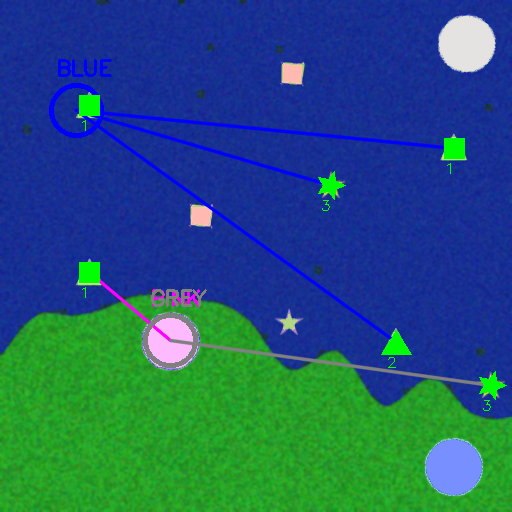
#> input picture images/10_output.png, 512 x 512 px
$ python -i 'Python script structure.py'   (imports and definitions only)
#> lines starting #> are read from the running program, lines starting #| are printed output that depends on the picture; after the words box and inside, x2 and y2 are one past the last pixel; in counts of white or black regions, pixels touching at a corner belong together
#> in process_single_image, image is the input picture: shape (512, 512, 3); mean B, G, R 116.9, 86.6, 33.8
import cv2
import numpy as np
import os
import json
import math
from datetime import datetime
from collections import defaultdict

# ==================== CONSTANTS ====================
# Priority mappings
SHAPE_PRIORITY = {
    'star': 3,      # Children (highest) - ⭐
    'triangle': 2,  # Elderly - 🔺
    'square': 1     # Adults (lowest) - ⬛
}

EMERGENCY_PRIORITY = {
    'red': 3,       # Severe (highest) - 🔴
    'yellow': 2,    # Mild - 🟡
    'green': 1      # Safe (lowest) - 🟢
}

CAMP_CAPACITY = {
    'pink': 3,
    'blue': 4,
    'grey': 2
}

# BGR colors for display
CAMP_COLORS_BGR = {
    'pink': (180, 105, 255),    # Pink in BGR
    'blue': (255, 0, 0),        # Blue in BGR
    'grey': (128, 128, 128)     # Grey in BGR
}

EMERGENCY_COLORS_BGR = {
    'red': (0, 0, 255),
    'yellow': (0, 255, 255),
    'green': (0, 255, 0)
}

# ==================== IMAGE SEGMENTATION ====================
def segment_ocean_land(image):
    """Segment ocean (blue) and land (brown/green) regions."""
    print("  Segmenting ocean and land...")

    # Convert to HSV for better color detection
    hsv = cv2.cvtColor(image, cv2.COLOR_BGR2HSV)
#> hsv: shape (512, 512, 3); mean H, S, V 95.5, 204.2, 155.8

    # HSV ranges for ocean (blue)
    ocean_lower = np.array([90, 60, 60])
    ocean_upper = np.array([130, 255, 255])

    # HSV ranges for land (brown/green)
    land_lower = np.array([15, 40, 40])
    land_upper = np.array([35, 255, 255])

    # Create masks
    ocean_mask = cv2.inRange(hsv, ocean_lower, ocean_upper)
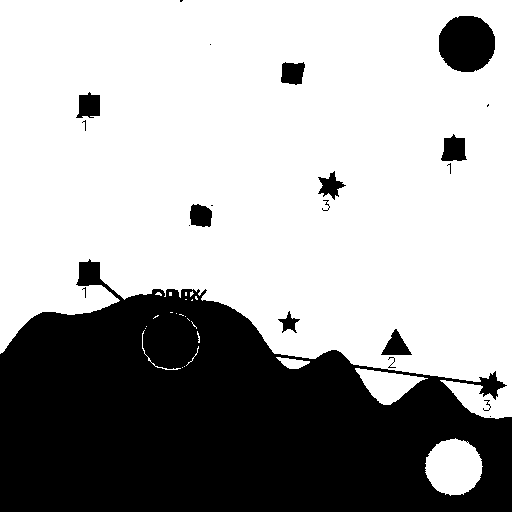
#> ocean_mask: shape (512, 512); 65.8% white; 21 black regions (9 under 20 px), largest, box (x1, y1, x2, y2) and area: (0, 259, 512, 512) 84248, (439, 16, 495, 72) 2532, (441, 134, 467, 161) 509
    land_mask = cv2.inRange(hsv, land_lower, land_upper)
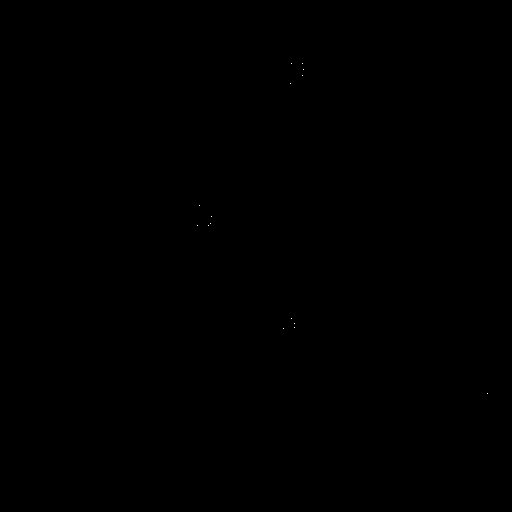
#> land_mask: shape (512, 512); 0.01% white in thin lines or dots, all inside (x1, y1, x2, y2) = (197, 63, 488, 394)

    # Clean up masks with morphology
    kernel = np.ones((3, 3), np.uint8)
    ocean_mask = cv2.morphologyEx(ocean_mask, cv2.MORPH_CLOSE, kernel)
#> ocean_mask: shape (512, 512); 65.9% white; 23 black regions (11 under 20 px), largest, box (x1, y1, x2, y2) and area: (0, 261, 512, 512) 83463, (439, 16, 495, 72) 2527, (442, 136, 466, 161) 503
    land_mask = cv2.morphologyEx(land_mask, cv2.MORPH_CLOSE, kernel)

    # Create segmented overlay
    segmented = image.copy()

    # Color ocean with semi-transparent blue
    ocean_overlay = np.zeros_like(image)
    ocean_overlay[ocean_mask > 0] = (255, 0, 0)  # Blue in BGR
    cv2.addWeighted(segmented, 0.7, ocean_overlay, 0.3, 0, segmented)
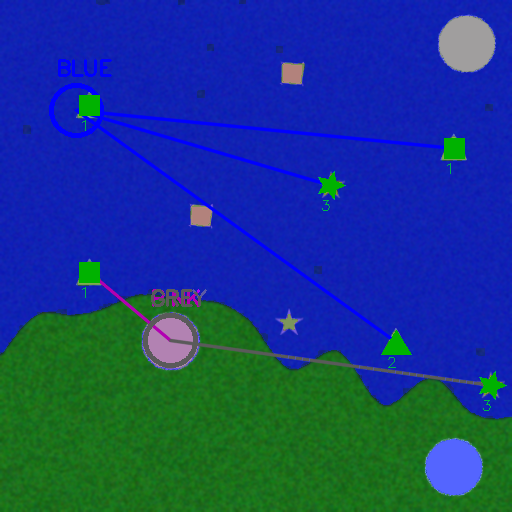
#> segmented: shape (512, 512, 3); mean B, G, R 132.3, 60.7, 23.7
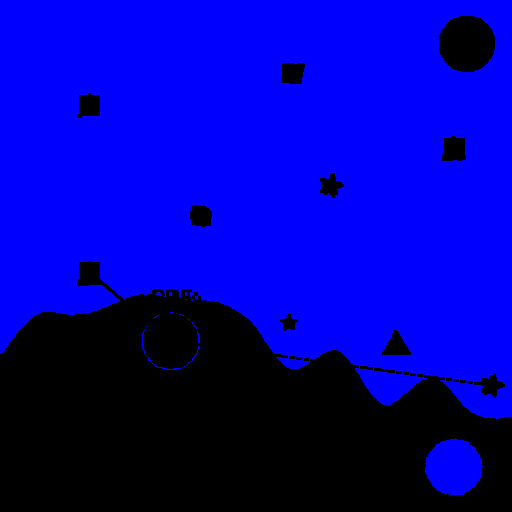
#> ocean_overlay: shape (512, 512, 3); mean B, G, R 168, 0, 0

    # Color land with semi-transparent green
    land_overlay = np.zeros_like(image)
    land_overlay[land_mask > 0] = (0, 255, 0)    # Green in BGR
    cv2.addWeighted(segmented, 0.7, land_overlay, 0.3, 0, segmented)
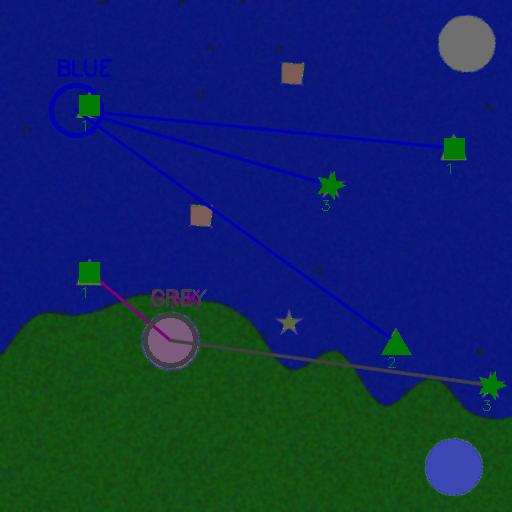
#> segmented: shape (512, 512, 3); mean B, G, R 92.6, 42.4, 16.5

    return segmented, ocean_mask, land_mask

# ==================== CASUALTY DETECTION ====================
def detect_casualties(image):
    """Detect and classify casualties (shapes with emergency colors)."""
    print("  Detecting casualties...")

    # Make a copy for processing
    gray = cv2.cvtColor(image, cv2.COLOR_BGR2GRAY)
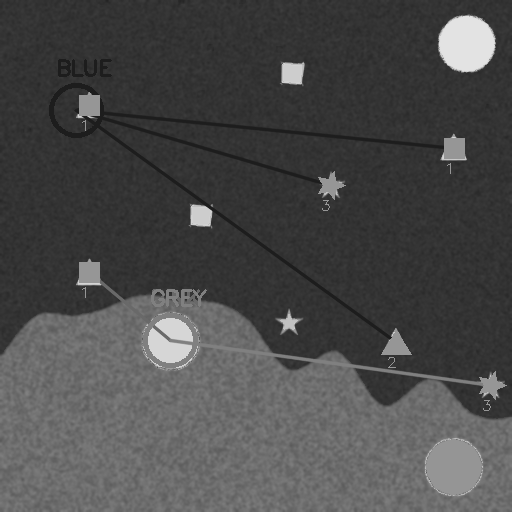
#> gray: shape (512, 512); min 29, max 227, mean 74.3

    # Use adaptive thresholding for better shape detection
    binary = cv2.adaptiveThreshold(gray, 255, cv2.ADAPTIVE_THRESH_GAUSSIAN_C,
                                  cv2.THRESH_BINARY_INV, 11, 2)
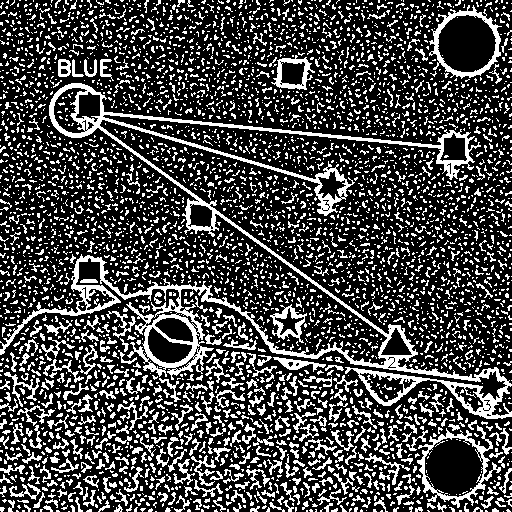
#> binary: shape (512, 512); 27.3% white in thin lines or dots

    # Find contours
    contours, _ = cv2.findContours(binary, cv2.RETR_EXTERNAL, cv2.CHAIN_APPROX_SIMPLE)
#> contours = 4594 contours, 4344 with area under 20; largest, box (x1, y1, x2, y2) and area: (0, 83, 512, 419) 17376, (417, 425, 501, 508) 3656, (429, 5, 502, 79) 3490, (271, 55, 315, 90) 890, (270, 304, 307, 343) 678

    casualties = []

    for i, contour in enumerate(contours):
        area = cv2.contourArea(contour)
        if area < 50 or area > 5000:  # Filter by size
            continue

        # Get centroid
        M = cv2.moments(contour)
        if M['m00'] == 0:
            continue

        cx = int(M['m10'] / M['m00'])
        cy = int(M['m01'] / M['m00'])

        # Classify shape
        shape = classify_shape(contour)
        if shape == 'unknown':
            continue

        # Detect emergency color
        emergency = detect_emergency_color(image, cx, cy)

        # Calculate priority
        priority = SHAPE_PRIORITY.get(shape, 0) * EMERGENCY_PRIORITY.get(emergency, 0)

        casualties.append({
            'id': i,
            'position': (cx, cy),
            'shape': shape,
            'emergency': emergency,
            'priority': priority,
            'shape_priority': SHAPE_PRIORITY.get(shape, 0),
            'emergency_priority': EMERGENCY_PRIORITY.get(emergency, 0)
        })
#> this loop made 4594 passes
#> area on passes 55, 58: 22.5, 23
#> (the rest of the program and of its run is left out)
